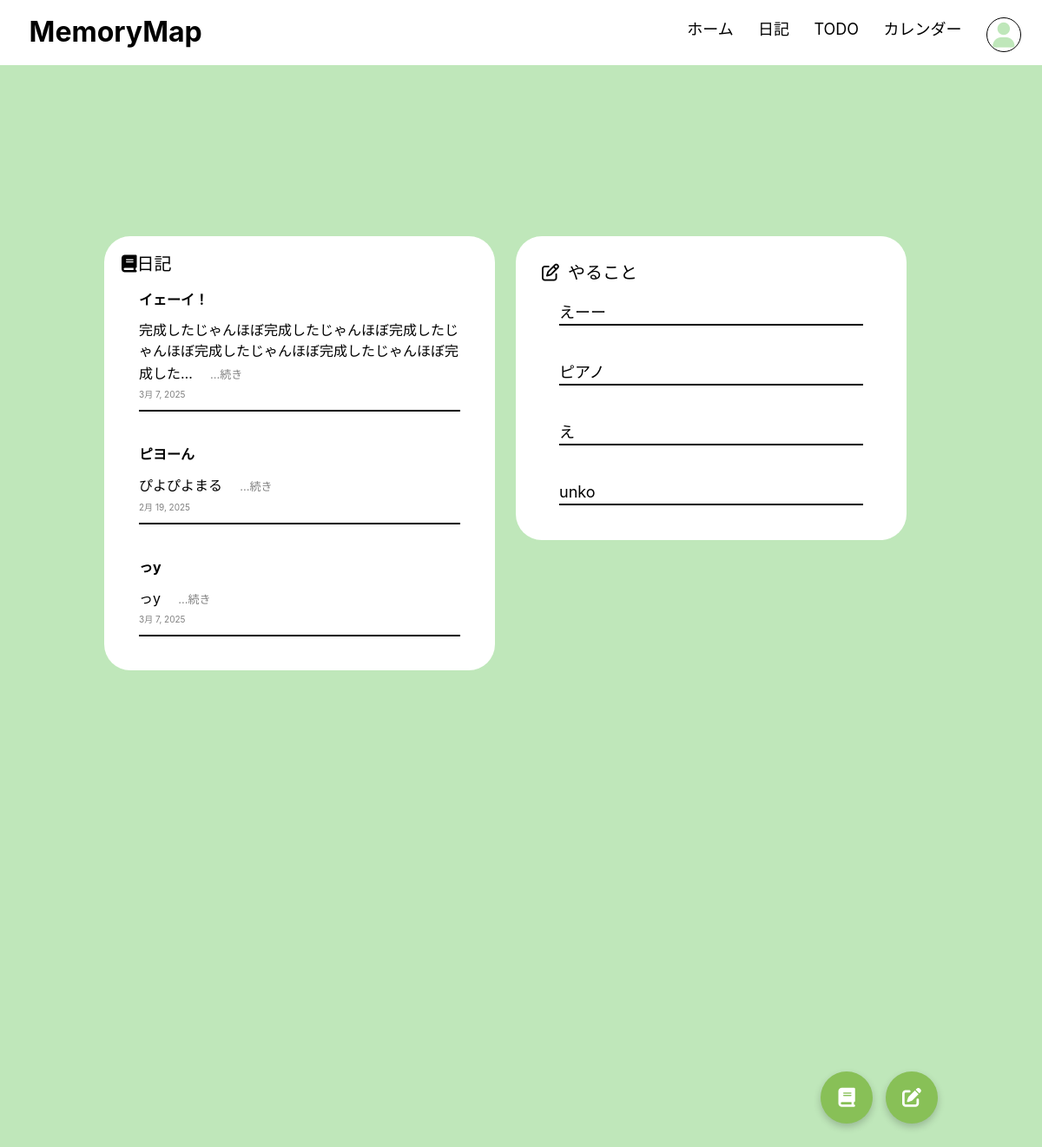
/, run on an earlier commit of the app's database.
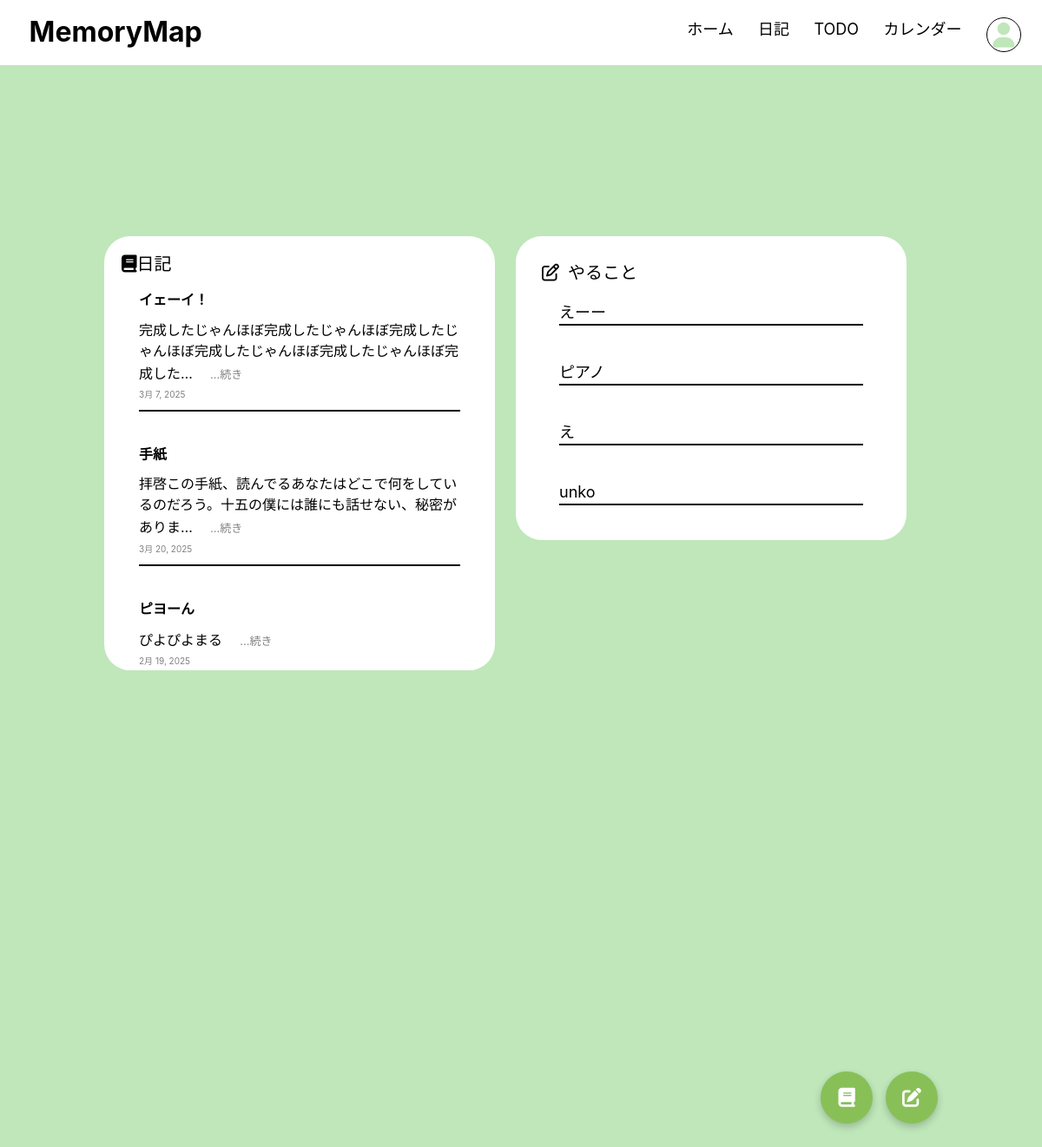
And on a later commit of the database.
### diary/models.py (models this page shows, shortened)
class Diary(models.Model):
    id = models.UUIDField(primary_key=True,default=uuid.uuid4,editable=False)
    date = models.DateField(verbose_name='日付',default=timezone.now)
    title = models.CharField(verbose_name='タイトル',max_length=40)
    text = models.CharField(verbose_name='本文',max_length=200)
    created_at = models.DateTimeField(verbose_name='作成日時',default=timezone.now)
    updated_at = models.DateTimeField(verbose_name='編集日時',blank=True,null=True)
    tags = models.ManyToManyField(Tag,verbose_name= 'タグ', blank=True)

class Todo(models.Model):
    id = models.AutoField(primary_key=True)
    time = models.DateTimeField(verbose_name="作成日", default=timezone.now)
    memo = models.TextField()
    is_completed = models.BooleanField(default=False)

### diary/views.py (the view)
# urls.py: path('', views.IndexView.as_view(), name='index'),
class IndexView(TemplateView):
    template_name = 'index.html'
    def get_context_data(self, **kwargs):
        context = super().get_context_data(**kwargs)
        context['diary_list'] = Diary.objects.all().order_by('-id')
        context['todo_list'] = Todo.objects.all().order_by('-id')
        return context

### templates/index.html (shortened to what this page needs)
{% extends "base.html" %}
{% load static %}
{% block extra_css %}<link rel="stylesheet" href="{% static 'css/style.css' %}">{% endblock %}
{% block content %}
    <section class="diary">
        <div class="diary">
            <h1 class="mydiary"><i class="fa-solid fa-book"></i>日記</h1>
            <div class="row">
                {% for diary in diary_list %}
                <div class="col-12">
                    <div class="card">
                        <div class="card-body">
                            <h5 class="card-title"><a href="{% url 'diary:diary_detail' diary.pk %}">{{ diary.title }}</a></h5>
                            <div class="text">
                            <p class="card-text">{{ diary.text|truncatechars:50 }}
                                <a href="{% url 'diary:diary_detail' diary.pk %}" class="btn btn-primary">&nbsp;...続き</a>
                            </p>
                            </div>
                            <p class="card-date">{{ diary.date }}</p>
                            <div class="line"></div>
                        </div>
                    </div>
                </div>
                {% endfor %}
            </div>
        </div>
    </section>
    <section class="todo">
        <div class="content">
            <h1 class="today"><i class="fa-regular fa-pen-to-square"></i>やること</h1>
            <div class="row">
                {% for todo in todo_list %}
                <div class="col-12">
                    <div class="card">
                        <div class="card-body">
                            <div class="memo">
                                <p class="card-memo">{{ todo.memo }}</p>
                            </div>
                            <div class="line"></div>
                        </div>
                    </div>
                </div>
                {% empty %}
                    <p>やることはありません。</p>
                {% endfor %}
            </div>
        </div>
    </section>
    <div class="write">
        <a href="{% url 'diary:diary_create' %}" class="icon-btn">
            <i class="fa-solid fa-book"></i>
        </a>
        <a href="{% url 'diary:todo_list' %}" class="icon-btn">
            <i class="fa-solid fa-pen-to-square"></i>
        </a>
    </div>
{% endblock %}

### templates/base.html (shortened to what this page needs)
{% load static %}
<!DOCTYPE html>
<html lang="ja">
<head>
    {% load bootstrap4 %}
    {% bootstrap_css %}
    <link rel="stylesheet" href="{% static 'css/destyle.css' %}">
    {% block extra_css %}{% endblock %}
    <link rel="stylesheet" href="https://cdnjs.cloudflare.com/ajax/libs/font-awesome/6.5.1/css/all.min.css">
</head>
<body>
    <header>
        <div class="logo">
            <h1>MemoryMap</h1>
        </div>
        <nav>
            <ul>
                <li><a href="{% url 'diary:index' %}">ホーム</a></li>
                <li><a href="{% url 'diary:diary_list' %}">日記</a></li>
                <li><a href="{% url 'diary:todo_list' %}">TODO</a></li>
                <li>カレンダー</li>
                <li><div class="user-icon"><i class="fa-solid fa-user"></i></div></li>
            </ul>
        </nav>
    </header>
    <main>
        {% block content %}
        {% endblock %}
    </main>
</body>
</html>

### static/css/destyle.css (style rules this page uses)
html { line-height: 1.15; -webkit-text-size-adjust: 100%; -webkit-tap-highlight-color: transparent; }
body { margin: 0; }
main { display: block; }
p, table, blockquote, address, pre, iframe, form, figure, dl { margin: 0; }
h1, h2, h3, h4, h5, h6 { font-size: inherit; font-weight: inherit; margin: 0; }
ul, ol { margin: 0; padding: 0; list-style: none; }
a { background-color: transparent; text-decoration: none; color: inherit; }

### static/css/style.css (style rules this page uses)
:root { --mainColor: #BFE7BA; --subColor: white; --accentColor: #88c057; --btnColor:#417c0d; }
html { font-size: 100%; line-height: 1.8; }
body { color: #000000; background-color: var(--mainColor); }
header { display: flex; justify-content: space-between; align-items: center; padding:15px 10px; background-color:var(--subColor); position: fixed; top: 0; left: 0; width: 100%; z-index: 1000; }
nav ul { display:flex; list-style-type: none; justify-content: space-around; font-size: 18px; }
nav { width:35%; padding-top:5px; }
.logo { font-size:2rem; font-weight: bold; padding-left: 2%; }
.fa-user { color: var(--mainColor); font-size: 1.8rem; }
.user-icon { width: 40px; height: 40px; display: flex; align-items: center; justify-content: center; border: 1px solid #000000; border-radius: 50%; }
a { text-decoration: none; }
.logo::before, .logo::after { content: none !important; display: none !important; }
section.diary { background-color: var(--subColor); position: absolute; top: 20%; left: 10%; width: 450px; height: 500px; border-radius: 30px; overflow: hidden; }
section.diary .diary { overflow-y: auto; max-height: 100%; scrollbar-width: thin; scrollbar-color: #a0a0a0 #e0e0e0; flex: 1; padding: 20px; }
h1.mydiary { font-size: 20px; }
.card { border: none; box-shadow: none; }
.card-title { font-weight: bold; }
.line { border-width:0.3px; border-style:solid; }
.text { align-items: baseline; }
.card-date { color: gray; font-size:10px; padding-bottom: 10px; }
.btn-primary { font-size:13px; color:gray; background-color: transparent; border: none; }
section.todo { background-color: white; position: absolute; top:20%; right:13%; width: 450px; height: 350px; border-radius: 30px; overflow: hidden; }
section.todo .content { overflow-y: auto; max-height: 100%; scrollbar-width: thin; scrollbar-color: #a0a0a0 #e0e0e0; flex: 1; padding: 30px; }
h1.today { display: flex; align-items: center; gap: 10px; font-size: 20px; }
.memo { font-size:18px; }
.write { position: absolute; bottom: 5%; right: 10%; display: flex; gap: 15px; }
.icon-btn { display: inline-flex; justify-content: center; align-items: center; width: 60px; height: 60px; background-color: var(--accentColor); color: white; border-radius: 50%; font-size: 22px; text-decoration: none; transition: background-color 0.3s ease; }
.icon-btn { box-shadow: 0 4px 8px rgba(0, 0, 0, 0.2); }

What changed in the data, as far as the page shows it:
removed Diary: title "っy", text "っy", date "3月 7, 2025"
added Diary: title "手紙", text "拝啓この手紙、読んでるあなたはどこで何をしているのだろう。十五の僕には誰にも話せない、秘密がありま…", date "3月 20, 2025"
